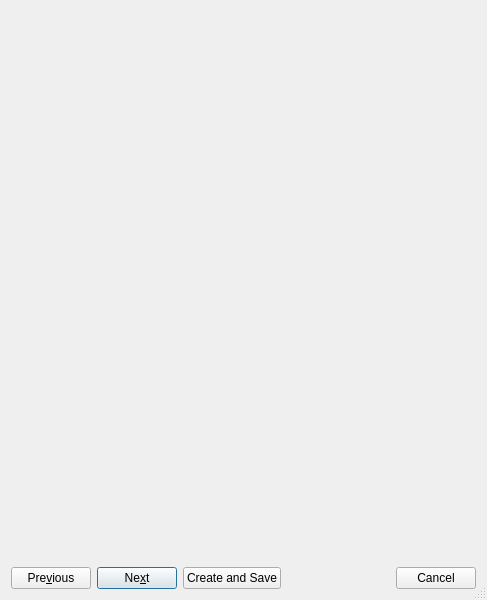
<?xml version="1.0" encoding="UTF-8"?>
<ui version="4.0">
 <class>CreateFeatureDialog</class>
 <widget class="QDialog" name="CreateFeatureDialog">
  <property name="geometry">
   <rect>
    <x>0</x>
    <y>0</y>
    <width>487</width>
    <height>600</height>
   </rect>
  </property>
  <property name="windowTitle">
   <string>Create Feature</string>
  </property>
  <property name="windowIcon">
   <iconset resource="../qt-resources/qt_widgets.qrc">
    <normaloff>:/gplates_logo_16.png</normaloff>:/gplates_logo_16.png</iconset>
  </property>
  <property name="sizeGripEnabled">
   <bool>true</bool>
  </property>
  <property name="modal">
   <bool>true</bool>
  </property>
  <layout class="QVBoxLayout">
   <item>
    <widget class="QStackedWidget" name="stack">
     <property name="currentIndex">
      <number>2</number>
     </property>
     <widget class="QWidget" name="page_feature_type">
      <layout class="QVBoxLayout" name="verticalLayout">
       <property name="margin">
        <number>0</number>
       </property>
       <item>
        <widget class="QGroupBox" name="groupbox_feature_type">
         <property name="title">
          <string>Feature Type</string>
         </property>
         <layout class="QHBoxLayout" name="horizontalLayout">
          <item>
           <widget class="QWidget" name="widget_choose_feature_type_placeholder" native="true"/>
          </item>
         </layout>
        </widget>
       </item>
      </layout>
     </widget>
     <widget class="QWidget" name="page_common_properties">
      <layout class="QVBoxLayout">
       <property name="margin">
        <number>0</number>
       </property>
       <item>
        <widget class="QGroupBox" name="groupbox_geometry_destination">
         <property name="sizePolicy">
          <sizepolicy hsizetype="Preferred" vsizetype="Minimum">
           <horstretch>0</horstretch>
           <verstretch>0</verstretch>
          </sizepolicy>
         </property>
         <property name="title">
          <string>Geometry Property</string>
         </property>
         <layout class="QHBoxLayout">
          <item>
           <widget class="QLabel" name="label_geometry_destinations">
            <property name="sizePolicy">
             <sizepolicy hsizetype="Preferred" vsizetype="Minimum">
              <horstretch>4</horstretch>
              <verstretch>0</verstretch>
             </sizepolicy>
            </property>
            <property name="text">
             <string>Which property best indicates the geometry's purpose?</string>
            </property>
            <property name="alignment">
             <set>Qt::AlignLeading|Qt::AlignLeft|Qt::AlignTop</set>
            </property>
            <property name="wordWrap">
             <bool>true</bool>
            </property>
           </widget>
          </item>
          <item>
           <widget class="QWidget" name="listwidget_geometry_destinations_placeholder" native="true">
            <property name="sizePolicy">
             <sizepolicy hsizetype="Preferred" vsizetype="Preferred">
              <horstretch>6</horstretch>
              <verstretch>0</verstretch>
             </sizepolicy>
            </property>
            <property name="maximumSize">
             <size>
              <width>16777215</width>
              <height>100</height>
             </size>
            </property>
           </widget>
          </item>
         </layout>
        </widget>
       </item>
       <item>
        <widget class="QWidget" name="widget_custom_geometry_placeholder" native="true"/>
       </item>
       <item>
        <widget class="QGroupBox" name="groupbox_common_properties">
         <property name="title">
          <string>Common Properties</string>
         </property>
        </widget>
       </item>
       <item>
        <widget class="QWidget" name="widget" native="true">
         <property name="sizePolicy">
          <sizepolicy hsizetype="Preferred" vsizetype="Expanding">
           <horstretch>0</horstretch>
           <verstretch>1</verstretch>
          </sizepolicy>
         </property>
        </widget>
       </item>
      </layout>
     </widget>
     <widget class="QWidget" name="page_feature_properties">
      <layout class="QVBoxLayout" name="verticalLayout_2">
       <property name="spacing">
        <number>6</number>
       </property>
       <property name="margin">
        <number>0</number>
       </property>
       <item>
        <widget class="QWidget" name="widget_feature_properties_page_placeholder" native="true"/>
       </item>
      </layout>
     </widget>
     <widget class="QWidget" name="page_feature_collection">
      <layout class="QVBoxLayout">
       <property name="margin">
        <number>0</number>
       </property>
       <item>
        <widget class="QWidget" name="widget_choose_feature_collection_placeholder" native="true">
         <property name="sizePolicy">
          <sizepolicy hsizetype="Preferred" vsizetype="Preferred">
           <horstretch>0</horstretch>
           <verstretch>1</verstretch>
          </sizepolicy>
         </property>
         <property name="minimumSize">
          <size>
           <width>0</width>
           <height>100</height>
          </size>
         </property>
        </widget>
       </item>
      </layout>
     </widget>
    </widget>
   </item>
   <item>
    <layout class="QHBoxLayout">
     <item>
      <widget class="QPushButton" name="button_prev">
       <property name="text">
        <string>Pre&amp;vious</string>
       </property>
       <property name="autoDefault">
        <bool>false</bool>
       </property>
      </widget>
     </item>
     <item>
      <widget class="QPushButton" name="button_next">
       <property name="text">
        <string>Ne&amp;xt</string>
       </property>
      </widget>
     </item>
     <item>
      <widget class="QPushButton" name="button_create_and_save">
       <property name="text">
        <string>Create and Save</string>
       </property>
      </widget>
     </item>
     <item>
      <widget class="QDialogButtonBox" name="buttonbox">
       <property name="focusPolicy">
        <enum>Qt::StrongFocus</enum>
       </property>
       <property name="orientation">
        <enum>Qt::Horizontal</enum>
       </property>
       <property name="standardButtons">
        <set>QDialogButtonBox::Cancel</set>
       </property>
      </widget>
     </item>
    </layout>
   </item>
  </layout>
 </widget>
 <resources>
  <include location="../qt-resources/qt_widgets.qrc"/>
 </resources>
 <connections/>
</ui>
